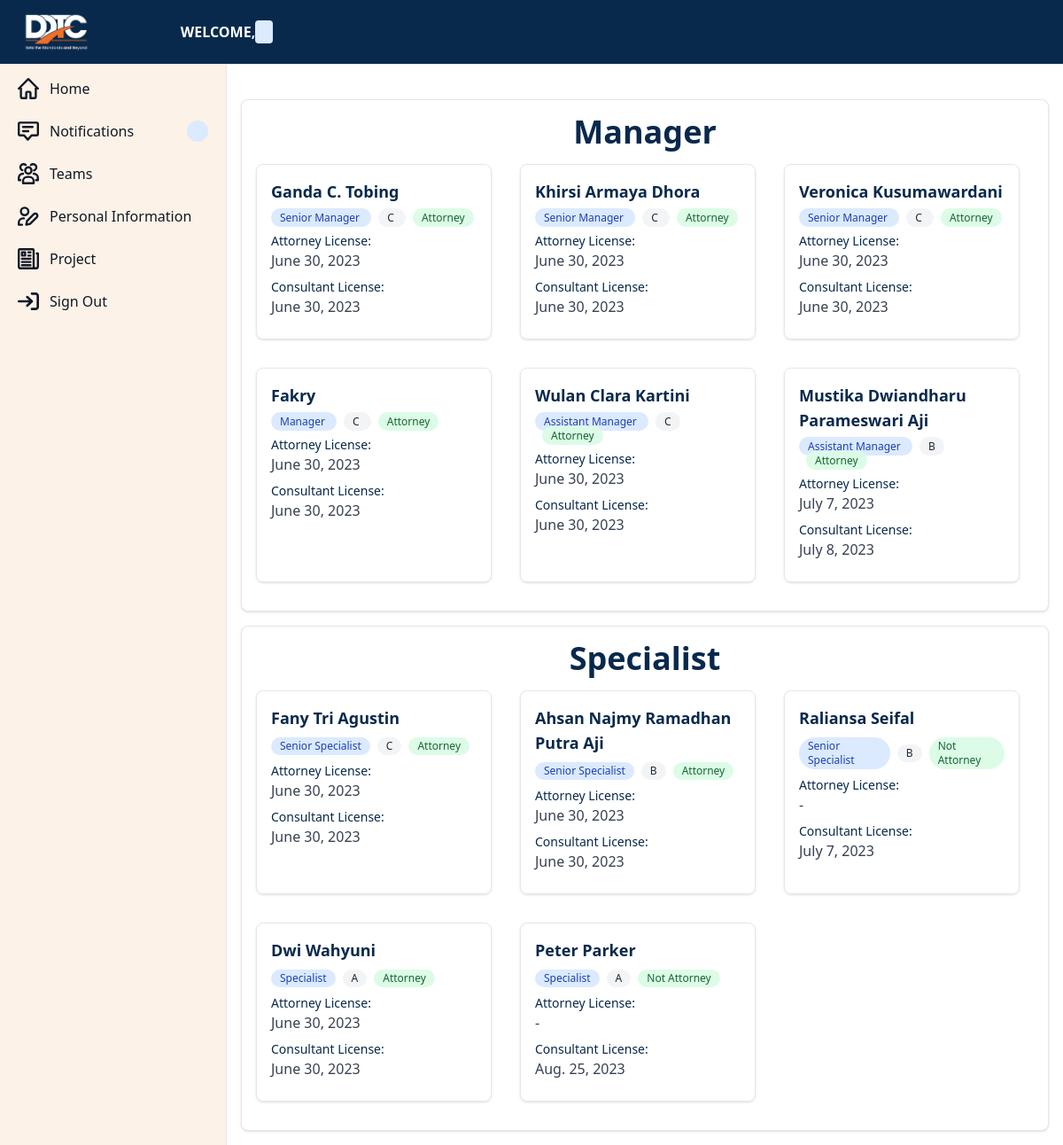
Screenshot of /dashboard/teams/ with the database file from the repository.
### dashboard/models.py (models this page shows, shortened)
class InformasiKaryawan(models.Model):
    STATUS = (
        ('Accepted','Accepted'),
        ('Need Revision','Need Revision'),
        ('Pending','Pending')
    )
    JABATAN = (
        ('Partner','Partner'),
        ('Senior Manager','Senior Manager'),
        ('Manager','Manager'),
        ('Assistant Manager','Assistant Manager'),
        ('Senior Specialist','Senior Specialist'),
        ('Specialist','Specialist'),
        ('Admin','Admin')
    )
    STATUS_SERTIFIKASI = (
        ('A','A'),
        ('B','B'),
        ('C','C'),
        ('Bukan Konsultan Pajak','Bukan Konsultan Pajak')
    )
    STATUS_KUASA_HUKUM = (
        ('Ya','Ya'),
        ('Bukan Kuasa Hukum','Bukan Kuasa Hukum')
    )
    nama = models.CharField(max_length=150,unique=True)
    jabatan = models.CharField(choices=JABATAN,max_length=50)
    status_sertifikasi = models.CharField(choices=STATUS_SERTIFIKASI,max_length=50,null=True)
    status_kuasa_hukum = models.CharField(choices=STATUS_KUASA_HUKUM,max_length=50,null=True)
    pesan = models.TextField(default=None,null=True,blank=True)
    izin_berlaku_attorney = models.DateField(default=None,null=True,blank=True)
    izin_berlaku_konsultan = models.DateField(default=None,null=True,blank=True)
    status = models.CharField(choices=STATUS,default="Pending",max_length=50)
    @property
    def formatted_izin_berlaku_konsultan(self):
        if self.izin_berlaku_konsultan:
            return self.izin_berlaku_konsultan
        return "-"
    @property
    def formatted_izin_berlaku_attorney(self):
        if self.izin_berlaku_attorney:
            return self.izin_berlaku_attorney
        return "-"

### dashboard/views.py (the view, shortened to what this page needs)
# urls.py: path('teams/',teams,name='teams'),
def teams(request):
    managers = InformasiKaryawan.objects.filter(
        jabatan__in=["Senior Manager", "Manager", "Assistant Manager"]
    ).order_by(
        Case(
            When(jabatan="Senior Manager", then=0),
            When(jabatan="Manager", then=1),
            When(jabatan="Assistant Manager", then=2),
            default=2
        )
    )
    specialists = InformasiKaryawan.objects.filter(
        jabatan__in=["Senior Specialist", "Specialist"]
    ).order_by(
        Case(
            When(jabatan="Senior Specialist", then=0),
            When(jabatan="Specialist", then=1),
            default=2
        )
    )
    admin = InformasiKaryawan.objects.filter(jabatan="Admin")
    content = {
        "manager" : managers,
        "specialist" : specialists,
        "admin" : admin
    }
    return render(request,"dashboard/base/teams.html",content)

### dashboard/context_processors.py (called while the page is built, shortened)
def notification(request):
    return {}

def user_information(request):
    if request.user.is_authenticated:
        user = request.user
        return {
            'nama' : user.nama,
            'role' : user.role
        }
    return {}

def user_license(request):
    return {}

### dashboard/templates/dashboard/base/teams.html (shortened to what this page needs)
{% extends 'dashboard/base/base-dashboard.html' %}
{% load static %}
{% block content %}
<div class="w-full bg-white border border-gray-200 rounded-lg shadow mt-4">
    <div class="p-4">
        <h2 class="text-4xl font-bold text-center text-darkblue-700">Manager</h2>
        <div class="grid grid-cols-3 gap-4 mt-4">
            {% for manager_item in manager %}
            <div class="p-4 border border-gray-200 rounded-lg shadow mr-4 mb-4">
                <h3 class="text-lg font-bold text-darkblue-700 mb-2">{{ manager_item.nama }}</h3>
                <div class="flex-none items-center space-x-2 mb-2">
                    <span
                        class="bg-blue-100 text-blue-800 text-xs font-medium px-2.5 py-0.5 rounded-full dark:bg-blue-900 dark:text-blue-300">
                        {{ manager_item.jabatan }}
                    </span>
                    <span
                        class="bg-gray-100 text-gray-800 text-xs font-medium mr-2 px-2.5 py-0.5 rounded-full dark:bg-gray-700 dark:text-gray-300">
                        {% if manager_item.status_sertifikasi == "Bukan Konsultan Pajak" %}
                        Not Tax Consultant
                        {% else %}
                        {{ manager_item.status_sertifikasi }}
                        {% endif %}
                    </span>
                    <span
                        class="bg-green-100 text-green-800 text-xs font-medium mr-2 px-2.5 py-0.5 rounded-full dark:bg-green-900 dark:text-green-300">
                        {% if manager_item.status_kuasa_hukum == "Ya" %}
                        Attorney
                        {% else %}
                        Not Attorney
                        {% endif %}
                    </span>
                </div>
                <div class="flex flex-col mb-2">
                    <span class="text-darkblue-700 text-sm">Attorney License:</span>
                    <span class="text-gray-700 font-medium">{{ manager_item.formatted_izin_berlaku_attorney }}</span>
                </div>
                <div class="flex flex-col mb-2">
                    <span class="text-darkblue-700 text-sm">Consultant License:</span>
                    <span class="text-gray-700 font-medium">{{ manager_item.formatted_izin_berlaku_konsultan }}</span>
                </div>
            </div>
            {% endfor %}
        </div>
    </div>
</div>
<div class="w-full bg-white border border-gray-200 rounded-lg shadow mt-4">
    <div class="p-4">
        <h2 class="text-4xl font-bold text-center text-darkblue-700">Specialist</h2>
        <div class="grid grid-cols-3 gap-4 mt-4">
            {% for specialist_item in specialist %}
            <div class="p-4 border border-gray-200 rounded-lg shadow mr-4 mb-4">
                <h3 class="text-lg font-bold text-darkblue-700 mb-2">{{ specialist_item.nama }}</h3>
                <div class="flex items-center space-x-2 mb-2">
                    <span
                        class="bg-blue-100 text-blue-800 text-xs font-medium px-2.5 py-0.5 rounded-full dark:bg-blue-900 dark:text-blue-300">
                        {{ specialist_item.jabatan }}
                    </span>
                    <span
                        class="bg-gray-100 text-gray-800 text-xs font-medium mr-2 px-2.5 py-0.5 rounded-full dark:bg-gray-700 dark:text-gray-300">
                        {% if specialist_item.status_sertifikasi == "Bukan Konsultan Pajak" %}
                        Not Tax Consultant
                        {% else %}
                        {{ specialist_item.status_sertifikasi }}
                        {% endif %}
                    </span>
                    <span
                        class="bg-green-100 text-green-800 text-xs font-medium mr-2 px-2.5 py-0.5 rounded-full dark:bg-green-900 dark:text-green-300">
                        {% if specialist_item.status_kuasa_hukum == "Ya" %}
                        Attorney
                        {% else %}
                        Not Attorney
                        {% endif %}
                    </span>
                </div>
                <div class="flex flex-col mb-2">
                    <span class="text-darkblue-700 text-sm">Attorney License:</span>
                    <span class="text-gray-700 font-medium">{{ specialist_item.formatted_izin_berlaku_attorney }}</span>
                </div>
                <div class="flex flex-col mb-2">
                    <span class="text-darkblue-700 text-sm">Consultant License:</span>
                    <span class="text-gray-700 font-medium">
                        {{ specialist_item.formatted_izin_berlaku_konsultan }}
                    </span>
                </div>
            </div>
            {% endfor %}
        </div>
    </div>
</div>
{% endblock content %}

### dashboard/templates/dashboard/base/base-dashboard.html (shortened to what this page needs)
<html>
{% load static %}
<head>
  <script src="https://cdn.tailwindcss.com"></script>
</head>
<body>
  <nav class="fixed top-0 z-50 w-full bg-darkblue-700 border-b border-gray-200 dark:bg-gray-800 dark:border-gray-700">
    <div class="px-3 py-3 lg:px-5 lg:pl-3">
      <div class="flex items-center justify-between">
        <div class="flex items-center justify-start">
          <a href="https://flowbite.com" class="flex ml-2 md:mr-24">
            <img class="object-cover h-12 w-30" src="{% static 'assets/DDTC-Logo.png' %}" alt="Example Image" />
          </a>
          <h1 class="font-bold text-white">
            WELCOME, {{ nama }}
            <span
              class="bg-blue-100 text-blue-800 font-medium mr-2 px-2.5 py-0.5 rounded dark:bg-blue-900 dark:text-blue-300">
            </span>
          </h1>
        </div>
      </div>
    </div>
  </nav>
  <aside id="logo-sidebar"
    class="fixed top-0 left-0 z-40 w-64 h-screen pt-20 transition-transform -translate-x-full bg-cream border-r border-gray-200 sm:translate-x-0 dark:bg-gray-800 dark:border-gray-700"
    aria-label="Sidebar">
    <div class="h-full px-3 pb-4 overflow-y-auto bg-cream dark:bg-gray-800">
      <ul class="space-y-2 font-medium">
        <li>
          <a href="{% url 'dashboard:main' %}"
            class="flex items-center p-2 text-gray-900 rounded-lg dark:text-white hover:bg-darkblue-700 hover:text-white dark:hover:bg-gray-700">
            <svg class="w-6 h-6" aria-hidden="true" xmlns="http://www.w3.org/2000/svg" fill="none" viewBox="0 0 20 20">
              <path stroke="currentColor" stroke-linecap="round" stroke-linejoin="round" stroke-width="2"
                d="M3 8v10a1 1 0 0 0 1 1h4v-5a1 1 0 0 1 1-1h2a1 1 0 0 1 1 1v5h4a1 1 0 0 0 1-1V8M1 10l9-9 9 9" />
            </svg>
            <span class="ml-3">Home</span>
          </a>
        </li>
        <li>
          {% if role == "Admin" %}
          <a href="{% url 'dashboard:admin-notification' %}"
            class="flex items-center p-2 text-gray-900 rounded-lg dark:text-white hover:bg-darkblue-700 hover:text-white dark:hover:bg-gray-700">
            <svg class="w-6 h-6" aria-hidden="true" xmlns="http://www.w3.org/2000/svg" fill="none" viewBox="0 0 20 18">
              <path stroke="currentColor" stroke-linecap="round" stroke-linejoin="round" stroke-width="2"
                d="M5 5h9M5 9h5m8-8H2a1 1 0 0 0-1 1v10a1 1 0 0 0 1 1h4l3.5 4 3.5-4h5a1 1 0 0 0 1-1V2a1 1 0 0 0-1-1Z" />
            </svg>
            <span class="flex-1 ml-3 whitespace-nowrap">Notifications</span>
            <span
              class="inline-flex items-center justify-center w-3 h-3 p-3 ml-3 text-sm font-medium text-blue-800 bg-blue-100 rounded-full dark:bg-blue-900 dark:text-blue-300">
              {{ number_of_admin_notifications }}</span>
            {% else %}
            <a href="{% url 'dashboard:user-notification' %}"
              class="flex items-center p-2 text-gray-900 rounded-lg dark:text-white hover:bg-darkblue-700 hover:text-white dark:hover:bg-gray-700">
              <svg class="w-6 h-6" aria-hidden="true" xmlns="http://www.w3.org/2000/svg" fill="none"
                viewBox="0 0 20 18">
                <path stroke="currentColor" stroke-linecap="round" stroke-linejoin="round" stroke-width="2"
                  d="M5 5h9M5 9h5m8-8H2a1 1 0 0 0-1 1v10a1 1 0 0 0 1 1h4l3.5 4 3.5-4h5a1 1 0 0 0 1-1V2a1 1 0 0 0-1-1Z" />
              </svg>
              <span class="flex-1 ml-3 whitespace-nowrap">Notifications</span>
              <span
                class="inline-flex items-center justify-center w-3 h-3 p-3 ml-3 text-sm font-medium text-blue-800 bg-blue-100 rounded-full dark:bg-blue-900 dark:text-blue-300">
                {{ number_of_notifications }}</span>
              {% endif %}
            </a>
        </li>
        <li>
          <a href="{% url 'dashboard:teams' %}"
            class="flex items-center p-2 text-gray-900 rounded-lg dark:text-white hover:bg-darkblue-700 hover:text-white dark:hover:bg-gray-700">
            <span class="flex-1 ml-3 whitespace-nowrap">Teams</span>
          </a>
        </li>
        <li>
          <a href="{% url 'dashboard:edit-user' %}"
            class="flex items-center p-2 text-gray-900 rounded-lg dark:text-white hover:bg-darkblue-700 hover:text-white dark:hover:bg-gray-700">
            <span class="flex-1 ml-3 whitespace-nowrap">Personal Information</span>
          </a>
        </li>
        <li>
          <a href="{% url 'project:projects' %}"
            class="flex items-center p-2 text-gray-900 rounded-lg dark:text-white hover:bg-darkblue-700 hover:text-white dark:hover:bg-gray-700">
            <span class="flex-1 ml-3 whitespace-nowrap">Project</span>
          </a>
        </li>
        <li>
          <a href="{% url 'authentication:logout' %}"
            class="flex items-center p-2 text-gray-900 rounded-lg dark:text-white hover:bg-darkblue-700 hover:text-white dark:hover:bg-gray-700">
            <span class="flex-1 ml-3 whitespace-nowrap">Sign Out</span>
          </a>
        </li>
      </ul>
    </div>
  </aside>
  <div class="p-4 sm:ml-64 mt-20">{% block content %} {% endblock %}</div>
</body>
</html>

### rows the page displays
InformasiKaryawan: nama "Ganda C. Tobing", jabatan "Senior Manager", status_sertifikasi "C", status_kuasa_hukum "Attorney", formatted_izin_berlaku_attorney "June 30, 2023", formatted_izin_berlaku_konsultan "June 30, 2023"
InformasiKaryawan: nama "Khirsi Armaya Dhora", jabatan "Senior Manager", status_sertifikasi "C", status_kuasa_hukum "Attorney", formatted_izin_berlaku_attorney "June 30, 2023", formatted_izin_berlaku_konsultan "June 30, 2023"
InformasiKaryawan: nama "Veronica Kusumawardani", jabatan "Senior Manager", status_sertifikasi "C", status_kuasa_hukum "Attorney", formatted_izin_berlaku_attorney "June 30, 2023", formatted_izin_berlaku_konsultan "June 30, 2023"
InformasiKaryawan: nama "Fakry", jabatan "Manager", status_sertifikasi "C", status_kuasa_hukum "Attorney", formatted_izin_berlaku_attorney "June 30, 2023", formatted_izin_berlaku_konsultan "June 30, 2023"
InformasiKaryawan: nama "Wulan Clara Kartini", jabatan "Assistant Manager", status_sertifikasi "C", status_kuasa_hukum "Attorney", formatted_izin_berlaku_attorney "June 30, 2023", formatted_izin_berlaku_konsultan "June 30, 2023"
InformasiKaryawan: nama "Mustika Dwiandharu Parameswari Aji", jabatan "Assistant Manager", status_sertifikasi "B", status_kuasa_hukum "Attorney", formatted_izin_berlaku_attorney "July 7, 2023", formatted_izin_berlaku_konsultan "July 8, 2023"
InformasiKaryawan: nama "Fany Tri Agustin", jabatan "Senior Specialist", status_sertifikasi "C", status_kuasa_hukum "Attorney", formatted_izin_berlaku_attorney "June 30, 2023", formatted_izin_berlaku_konsultan "June 30, 2023"
InformasiKaryawan: nama "Ahsan Najmy Ramadhan Putra Aji", jabatan "Senior Specialist", status_sertifikasi "B", status_kuasa_hukum "Attorney", formatted_izin_berlaku_attorney "June 30, 2023", formatted_izin_berlaku_konsultan "June 30, 2023"
InformasiKaryawan: nama "Raliansa Seifal", jabatan "Senior Specialist", status_sertifikasi "B", shows "Not Attorney", formatted_izin_berlaku_attorney "-", formatted_izin_berlaku_konsultan "July 7, 2023"
InformasiKaryawan: nama "Dwi Wahyuni", jabatan "Specialist", status_sertifikasi "A", status_kuasa_hukum "Attorney", formatted_izin_berlaku_attorney "June 30, 2023", formatted_izin_berlaku_konsultan "June 30, 2023"
InformasiKaryawan: nama "Peter Parker", jabatan "Specialist", status_sertifikasi "A", shows "Not Attorney", formatted_izin_berlaku_attorney "-", formatted_izin_berlaku_konsultan "Aug. 25, 2023"
